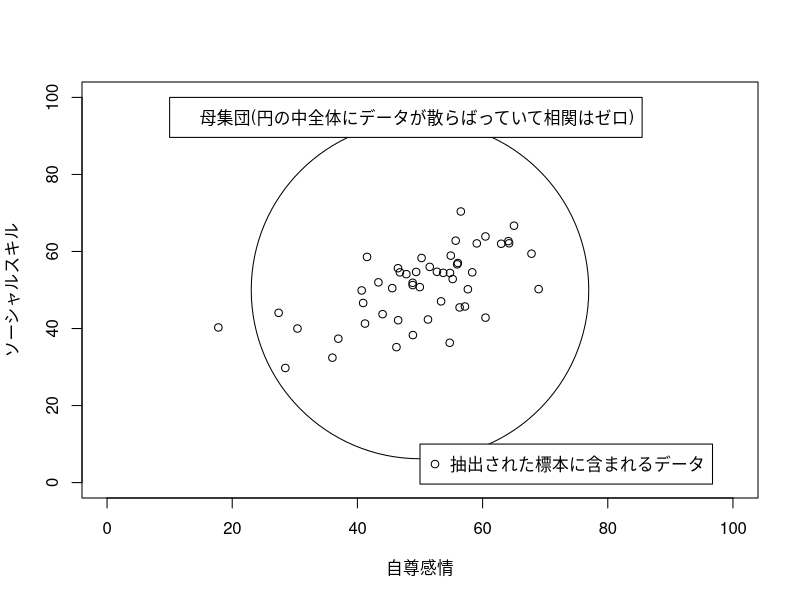
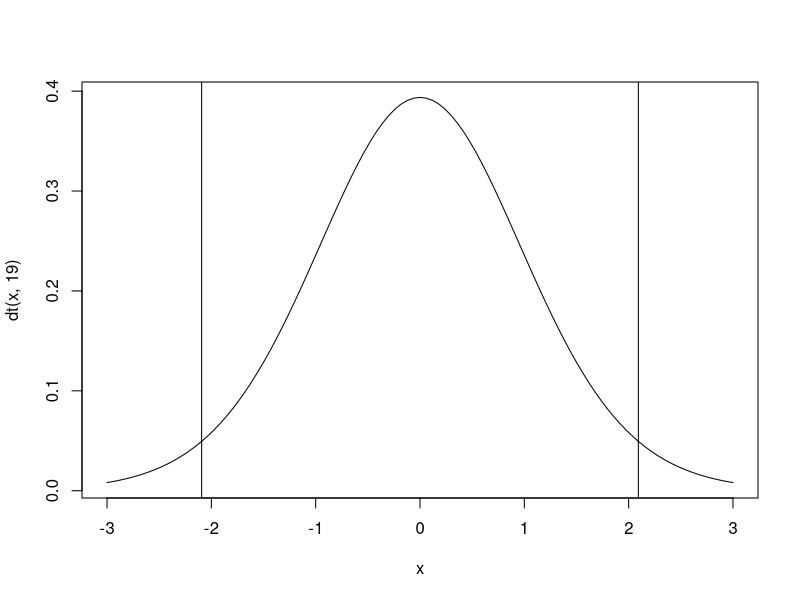
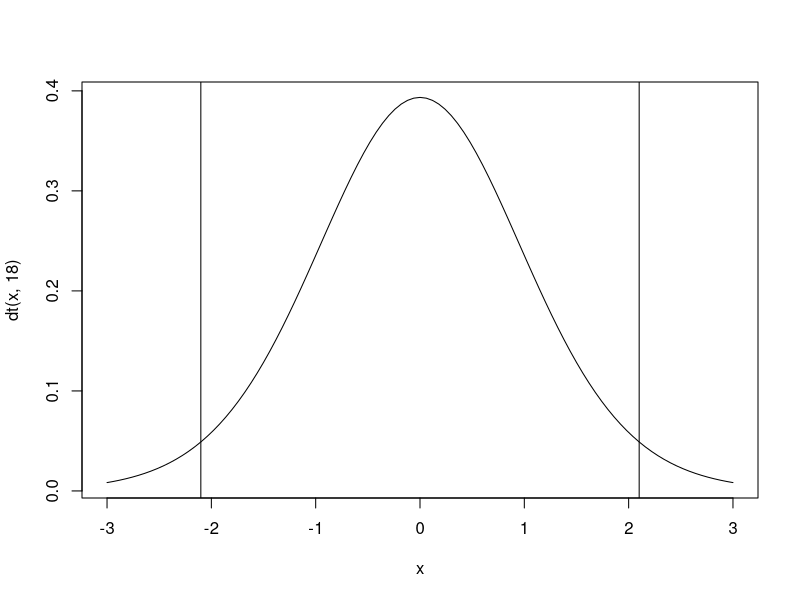

These charts were generated, in order, by the following R code: (Note: this script raises an error after producing the figures.)
A <- rnorm(50)
B <- rnorm(50)
C <- A*0.5+sqrt(0.75)*B
自尊感情 <- 10*A+50
ソーシャルスキル <- 10*C+50

plot(自尊感情, ソーシャルスキル, xlim=c(0, 100), ylim=c(0, 100))
points(50, 50, cex=45)
legend(50, 10, legend="抽出された標本に含まれるデータ", pch=1)
legend(10, 100, legend="母集団(円の中全体にデータが散らばっていて相関はゼロ)")


# 5.3 標準正規分布を用いた検定(1つの平均値の検定・母分散sd^2が既知)  ----------------------------------

心理学テスト <- c(13, 14,  7, 12, 10,  6, 8, 15,  4, 14, 
                   9,  6, 10, 12,  5, 12, 8,  8, 12, 15)

Z分子 <- mean(心理学テスト) -12

Z分母 <- sqrt(10/length(心理学テスト))

Z統計量 <- Z分子/Z分母

print(Z統計量)

qnorm(0.025)
qnorm(0.975)

qnorm(0.025, lower.tail=FALSE)

pnorm(-2.828427) #下側確率Prob(Z<=-2.828427)
pnorm(2.828427, lower.tail=FALSE) #上側確率Prob(Z>2.828427)を計算

2*pnorm(2.828427, lower.tail=FALSE)



# 5.4 t分布を用いた検定(1つの平均値の検定・母分散sd^2が未知 ---------------------------------------

t分子 <- mean(心理学テスト) - 12 #検定統計量の分子を計算

t分母 <- sqrt(var(心理学テスト)/length(心理学テスト))

t統計量 <- t分子/t分母
print(t統計量)

qt(0.025, 19)
qt(0.975, 19)
qt(0.025, 19, lower.tail=FALSE)

curve(dt(x, 19), -3, 3)
abline(v=qt(0.025, 19))
abline(v=qt(0.975, 19))

pt(-2.616648, 19) #自由度19のt分布で、下側確率Prob(t<=-2.616648)を計算
pt(2.616648, 19, lower.tail=FALSE) #自由度19のt分布で、上側確率Prob(t>2.616648)
2*pt(2.616648, 19, lower.tail=FALSE)

t.test(心理学テスト, mu=12)


# 5.5 相関係数の検定(無相関検定) -------------------------------------------------------

統計テスト1 <- c(6, 10, 6, 10, 5, 3, 5, 9, 3, 3,
                 11, 6, 11, 9, 7, 5, 8, 7, 7, 9)

統計テスト2 <- c(10, 13, 8, 15, 8, 6, 9, 10, 7, 3,
                 18, 14, 18, 11, 12, 5, 7, 12, 7, 7)

標本相関 <- cor(統計テスト1, 統計テスト2)

サンプルサイズ <- length(統計テスト1)
t分子 <- 標本相関*sqrt(サンプルサイズ - 2)
t分母 <- sqrt(1 - 標本相関^2)
t統計量 <- t分子/t分母
print(t統計量)

qt(0.025, 18) #自由度18のt分布で下側確率0.025となるtの値を求める
qt(0.025, 18, lower.tail=FALSE)

curve(dt(x, 18), -3, 3)
abline(v=qt(0.025, 18))
abline(v=qt(0.025, 18, lower.tail=FALSE))

pt(4.805707, 18, lower.tail=FALSE)
                      #自由度18のt分布で、上側確率Prob(t>4.805707)を計算

2*pt(4.805707, 18, lower.tail=FALSE)

cor.test(統計テスト1, 統計テスト2)


# 5.6 独立性の検定(カイ二乗検定) ------------------------------------------------------

table(数学, 統計)

curve(dchisq(x, 2), 0, 20)
curve(dchisq(x, 1), 0, 20, add=TRUE)
curve(dchisq(x, 4), 0, 20, add=TRUE)
curve(dchisq(x, 8), 0, 20, add=TRUE)

curve(dchisq(x, 50), 0, 20, add=TRUE)

期待度数イチイチ <- (12*14)/20
期待度数イチニ <- (8*14)/20
期待度数ニイチ <- (12*6)/20
期待度数二二 <- (8*6)/20
期待度数 <- c(期待度数イチイチ, 期待度数ニイチ, 期待度数イチニ, 期待度数二二)

観測度数 <- c(10, 2, 4, 4)

カイ2乗要素 <- (観測度数 - 期待度数)^2/期待度数
print(カイ2乗要素)

カイ2乗 <- sum(カイ2乗要素)
print(カイ2乗)

qchisq(0.95, 1) #自由度1のカイ2乗分布で下側確率0.95となるx^2の値を求める
qchisq(0.05, 1, lower.tail=FALSE)

curve(dchisq(x, 1),0, 6)
abline(v=qchisq(0.05, 1, lower.tail=FALSE))

pchisq(2.539683, 1, lower.tail=FALSE)
      #自由度1のカイ2乗分布の上側確率Prob(x2>2.539683)

1-pchisq(2.539683, 1)
  #自由度1のカイ2乗分布で、1-(x2<2.539683)により、
  #上側確率Prob(x2>2.539683)を計算

クロス集計表 <- table(数学, 統計)
chisq.test(クロス集計表, correct=FALSE)


# 5.7 サンプルサイズの検定結果への影響について ------------------------------------------------

qchisq(0.05, 1, lower.tail=FALSE)

履修A <- matrix(c(16, 12, 4, 8), 2, 2)

rownames(履修A) <- c("文系", "理系")
colnames(履修A) <- c("履修した", "履修しない")

chisq.test(履修A, correct=FALSE)


履修B <- matrix(c(160, 120, 40, 80), 2, 2)
rownames(履修B) <- c("文系", "理系")
colnames(履修B) <- c("履修した", "履修しない")

chisq.test(履修B, correct=FALSE)


# 練習問題 --------------------------------------------------------------------

(1)
man_height_list <- c(165, 150, 170, 168, 159, 170, 167, 178, 155, 159,
                     161, 162, 166, 171, 155, 160, 168, 172, 155, 167)

t.test(man_height_list, mu=170)

(2)
practice_time <- c(1, 3, 10, 12, 6, 3, 8, 4, 1, 5)
routine_exam_score <- c(20, 40, 100, 80, 50, 50, 70, 50, 10, 60)

cor.test(practice_time, routine_exam_score)

(3)
cor.test(practice_time, routine_exam_score, method="spearman")
cor.test(practice_time, routine_exam_score, method="kendall")

(4)
weston_or_japanese <- c("洋食", "和食", "和食", "洋食", "和食", "洋食", "洋食", "和食", "洋食", "洋食", 
                        "和食", "洋食", "和食", "洋食", "和食", "和食", "洋食", "洋食", "和食", "和食")

sweet_or_hot <- c("甘党", "辛党", "甘党", "甘党", "辛党", "辛党", "辛党", "辛党", "甘党", "甘党",
                  "甘党", "甘党", "辛党", "辛党", "甘党", "辛党", "辛党", "甘党", "辛党", "辛党")

food_table <- table(weston_or_japanese, sweet_or_hot)
chisq.test(food_table, correct=FALSE)

(5-1)
j <- c(60, 40, 30, 70, 55)
s <- c(80, 25, 35, 70, 50)
cor.test(j, s)

(5-2)
j2 <- rep(c(60, 40, 30, 70, 55),2)
s2 <- rep(c(80, 25, 35, 70, 50),2)
cor.test(j2, s2)
